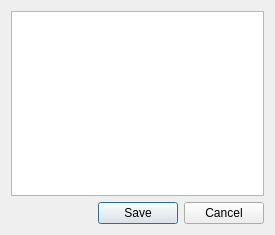
<?xml version="1.0" encoding="UTF-8"?>
<ui version="4.0">
 <class>tgEditDlg</class>
 <widget class="QDialog" name="tgEditDlg">
  <property name="geometry">
   <rect>
    <x>0</x>
    <y>0</y>
    <width>275</width>
    <height>235</height>
   </rect>
  </property>
  <property name="sizePolicy">
   <sizepolicy hsizetype="Maximum" vsizetype="Preferred">
    <horstretch>0</horstretch>
    <verstretch>0</verstretch>
   </sizepolicy>
  </property>
  <property name="minimumSize">
   <size>
    <width>0</width>
    <height>0</height>
   </size>
  </property>
  <property name="font">
   <font>
    <family>Arial</family>
   </font>
  </property>
  <property name="windowTitle">
   <string>Talk Groups</string>
  </property>
  <layout class="QVBoxLayout" name="verticalLayout_2">
   <item>
    <layout class="QVBoxLayout" name="verticalLayout">
     <item>
      <widget class="QPlainTextEdit" name="plTextEdit">
       <property name="font">
        <font>
         <family>Arial</family>
        </font>
       </property>
      </widget>
     </item>
     <item>
      <widget class="QDialogButtonBox" name="buttonBox">
       <property name="sizePolicy">
        <sizepolicy hsizetype="Expanding" vsizetype="Expanding">
         <horstretch>0</horstretch>
         <verstretch>0</verstretch>
        </sizepolicy>
       </property>
       <property name="standardButtons">
        <set>QDialogButtonBox::Cancel|QDialogButtonBox::Save</set>
       </property>
      </widget>
     </item>
    </layout>
   </item>
  </layout>
 </widget>
 <resources/>
 <connections/>
</ui>
